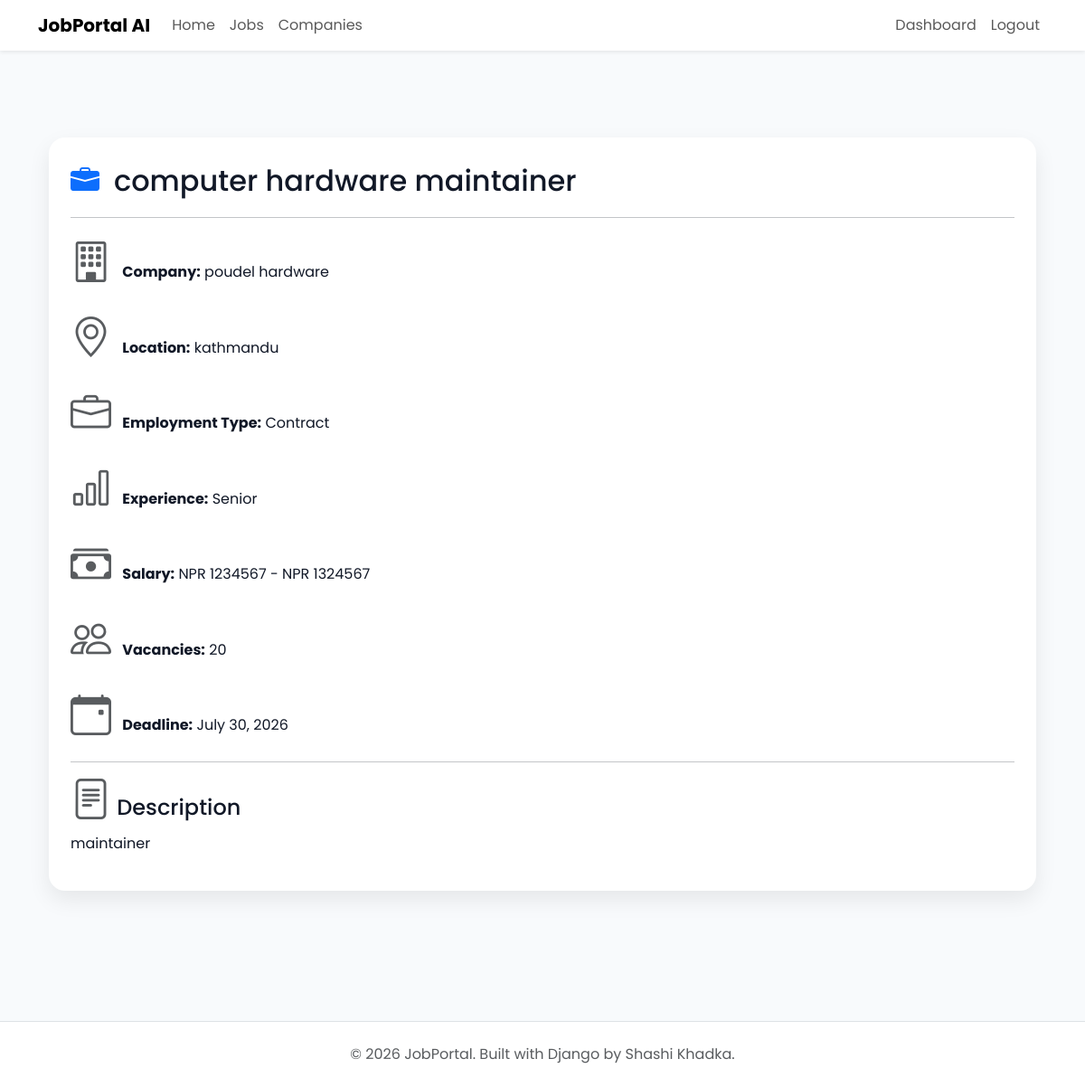
The page /jobs/12/ (signed in) on the database as committed earlier.
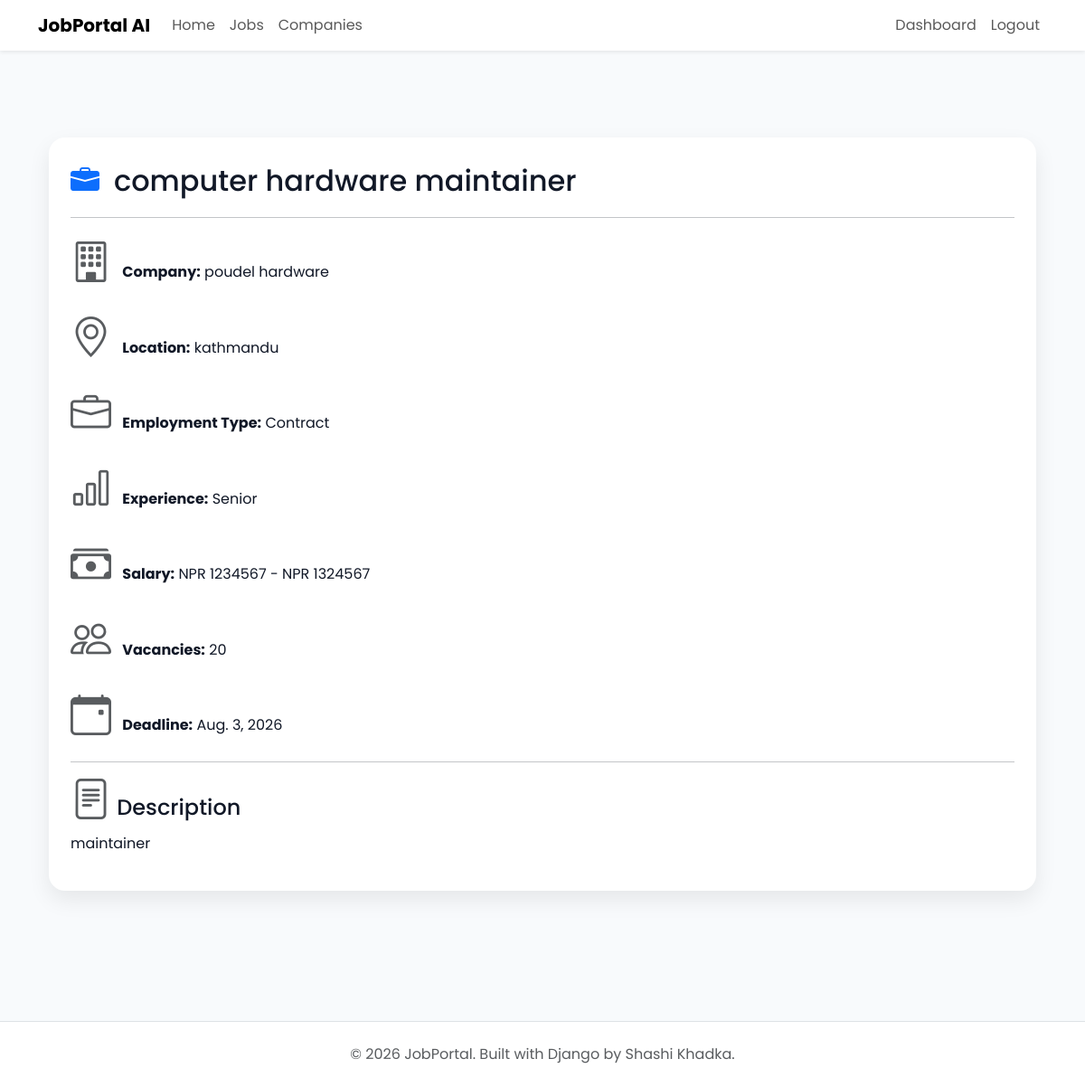
The same page on the database as committed later.
### jobs/models.py (models this page shows, shortened)
class Job(models.Model):
    class EmploymentType(models.TextChoices):
        FULL_TIME = "Full Time"
        PART_TIME = "Part Time"
        INTERNSHIP = "Internship"
        CONTRACT = "Contract"
    class ExperienceLevel(models.TextChoices):
        ENTRY =  "Entry Level"
        MID =  "Mid Level"
        SENIOR = "Senior Level"
    company = models.ForeignKey(Company,on_delete=models.CASCADE,related_name="jobs")
    title = models.CharField(max_length=200)
    slug = models.SlugField(unique=True,blank=True)
    description = models.TextField()
    location = models.CharField(max_length=150)
    employment_type = models.CharField(max_length=20,choices=EmploymentType.choices)
    experience_level = models.CharField( max_length=20, choices=ExperienceLevel.choices )
    salary_min = models.PositiveIntegerField()
    salary_max = models.PositiveIntegerField()
    vacancies = models.PositiveIntegerField(default=1)
    deadline = models.DateField()
    is_active = models.BooleanField(default=True)
    created_at = models.DateTimeField(auto_now_add=True)
    updated_at = models.DateTimeField(auto_now=True)

### companies/models.py (models this page shows)
class Company(models.Model):
    owner = models.OneToOneField(settings.AUTH_USER_MODEL,on_delete=models.CASCADE,related_name="company")
    company_name = models.CharField(max_length=200)
    slug = models.SlugField(unique=True, blank=True)
    logo = models.ImageField( upload_to="company_logos/", blank=True, null=True)
    description = models.TextField()
    website = models.URLField(blank=True)
    email = models.EmailField()
    phone = models.CharField(max_length=20)
    address = models.TextField()
    location = models.CharField(max_length=255)
    city = models.CharField(max_length=100)
    country = models.CharField(max_length=100)
    established_date = models.DateField()
    employee_count = models.PositiveIntegerField()
    created_at = models.DateTimeField(auto_now_add=True)
    updated_at = models.DateTimeField(auto_now=True)

### jobs/views.py (the view)
# urls.py: path("<int:pk>/", views.job_detail, name="job-detail"),
@login_required
def job_detail(request, pk):
    job = get_object_or_404( Job,pk=pk)
    return render( request, "jobs/job_detail.html" ,{"job": job})

### templates/jobs/job_detail.html (shortened to what this page needs)
{% extends "base.html" %}
{% block content %}
<div class="container py-5">
    <div class="custom-card">
        <div class="d-flex align-items-center mb-3">
            <i class="bi bi-briefcase-fill text-primary" style="font-size: 32px;"></i>
            <h2 class="mb-0 ms-3">{{ job.title }}</h2>
        </div>
        <hr>
        <p>
            <i class="bi bi-building text-muted me-2"></i>
            <strong>Company:</strong>
            {{ job.company.company_name }}
        </p>
        <p>
            <i class="bi bi-geo-alt text-muted me-2"></i>
            <strong>Location:</strong>
            {{ job.location }}
        </p>
        <p>
            <i class="bi bi-briefcase text-muted me-2"></i>
            <strong>Employment Type:</strong>
            {{ job.get_employment_type_display }}
        </p>
        <p>
            <i class="bi bi-bar-chart text-muted me-2"></i>
            <strong>Experience:</strong>
            {{ job.get_experience_level_display }}
        </p>
        <p>
            <i class="bi bi-cash-stack text-muted me-2"></i>
            <strong>Salary:</strong>
            NPR {{ job.salary_min }} - NPR {{ job.salary_max }}
        </p>
        <p>
            <i class="bi bi-people text-muted me-2"></i>
            <strong>Vacancies:</strong>
            {{ job.vacancies }}
        </p>
        <p>
            <i class="bi bi-calendar-event text-muted me-2"></i>
            <strong>Deadline:</strong>
            {{ job.deadline }}
        </p>
        <hr>
        <h4>
            <i class="bi bi-file-text text-muted"></i>
            Description
        </h4>
        <p>
            {{ job.description }}
        </p>
    </div>
</div>
{% endblock %}

Rows that differ between the two databases and show on the page:
changed Job "computer hardware maintainer": deadline "July 30, 2026" → "Aug. 3, 2026"
